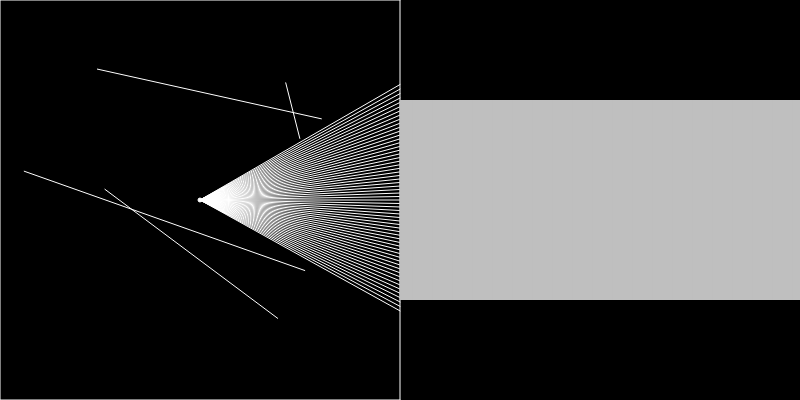
Frame 1 (no input)
Frame 60 (no input): identical to frame 1, image omitted
Frame 120 (the mouse pressed at the canvas centre since frame 60): identical to frame 1, image omitted

The p5.js sketch that drew this single still picture (run headless with seeded random() and noise() and a simulated clock; from frame 60 on, the mouse is pressed at the canvas centre):

// p5.js sketch
// ── sketch.js
let walls=[];
let particle;
const width=800;
const height=400;
const sceneW=width/2;
const sceneH=height;

function setup() {
  createCanvas(width,height);
  wall=new Bound(300,100,300,300);
  // ray= new Ray(100,200);
  for(let i=0; i<4;i++){
    let x1=random(width/2);
    let y1=random(width/2);
    const x2=random(height);
    const y2=random(height);
    walls.push(new Bound(x1,y1,x2,y2));
  }
  walls.push(new Bound(0,0,0,width/2));
  walls.push(new Bound(0,width/2,height,width/2));
  walls.push(new Bound(height,0,0,0));
  walls.push(new Bound(height,width/2,height,0));
  particle= new Particle();
}

function draw() {
  background(0);
  for(let wall of walls){
    wall.show(); 
    }
  
    if(keyIsDown(LEFT_ARROW)){
      particle.rotate(-0.1)
    }
    if(keyIsDown(RIGHT_ARROW)){
      particle.rotate(0.1)
    }
    if(keyIsDown(UP_ARROW)){
      particle.move(2)
    }
  
    if(keyIsDown(DOWN_ARROW)){
      particle.move(-2)
    }



  particle.show();
  const scene=particle.look(walls);
  const w=sceneW/scene.length;
  push()
  translate(sceneW,0)
  for (let i=0;i<scene.length;i++){
    const sq=scene[i]*scene[i];
    const wSq=sceneW*sceneW;
    const b= map(sq,0,wSq,255,0)
    const h=map(scene[i],0,sceneW,sceneH,0)
    noStroke()
    fill(b);  
    rectMode(CENTER);
    rect(i*w+w/2,sceneH/2,w+1,h);
  }
  pop()
  // particle.update(mouseX,mouseY);

}





// ── boundary.js
class Bound{
    constructor(x1,y1,x2,y2){
        this.a=createVector(x1,y1);
        this.b=createVector(x2,y2);
    }

    show(){
        stroke(255);
        line(this.a.x,this.a.y,this.b.x,this.b.y);
    }
}
// ── particle.js
class Particle {
    constructor() {
        this.start = -30;
        this.angle = 60
        this.pos = createVector(width / 4, height / 2);
        this.rays = [];
        this.heading=0;
        for (let a = this.start; a < this.start + this.angle; a += 1) {
            this.rays.push(new Ray(this.pos, radians(a)));
        }
    }

    look(walls) {
        const scene = [];
        for (let i=0;i<this.rays.length;i++) {
            let closest = null;
            let record = Infinity;
            for (let wall of walls) {
                const point = this.rays[i].cast(wall);
                if (point) {
                    let distance = p5.Vector.dist(this.pos, point);
                    const angle =this.rays[i].dir.heading()-this.heading;
                   
                    distance*=cos(angle)
                    if (distance < record) {
                        record = distance;
                        closest = point
                    }
                }
            }
            if (closest) {
                line(this.pos.x, this.pos.y, closest.x, closest.y)
            }
            scene[i]=(record)
        }
        return scene;
    }
    update(x, y) {
        this.pos.x = x%(width/2);
        this.pos.y = y;
    }
    rotate(angle){
        this.heading+=angle;
        let index=0
        for (let a = this.start; a < this.start+this.angle; a += 1) {
            this.rays[index].setAngle(radians(a)+this.heading);
            index++;
        }
    }
    
    move(atm){
        const vel=p5.Vector.fromAngle(this.heading);
        vel.setMag(atm);
        this.pos.add(vel)
    }



    show() {
        fill(255);
        ellipse(this.pos.x, this.pos.y, 4);
        for (let ray of this.rays) {
            ray.show();
        }
    }

}
// ── ray.js
class Ray {
    constructor(pos,angle) {
        this.pos =pos;
        this.dir = p5.Vector.fromAngle(angle)
    }
    lookAt(x, y) {
        this.dir.x = x - this.pos.x;
        this.dir.y = y - this.pos.y;
        this.dir.normalize();
    }
    show() {
        stroke(255);
        // push();
        // // translate(this.pos.x, this.pos.y);
        // pop();
    }

    setAngle(angle){
        this.dir=p5.Vector.fromAngle(angle)
    }
    cast(wall) {
        let x1 = wall.a.x;
        let y1 = wall.a.y;
        let x2 = wall.b.x;
        let y2 = wall.b.y;

        let x3 = this.pos.x;
        let y3 = this.pos.y;
        let x4 = this.pos.x + this.dir.x;
        let y4 = this.pos.y + this.dir.y;

        const den = (x1 - x2) * (y3 - y4) - (y1 - y2) * (x3 - x4);

        if (den === 0) {
            return;
        }
        const t = ((x1 - x3) * (y3 - y4) - (y1 - y3) * (x3 - x4)) / den;
        const u = -((x1 - x2) * (y1 - y3) - (y1 - y2) * (x1 - x3)) / den;
        if (t > 0 && t < 1 && u > 0) {
            return createVector((x1+t*(x2-x1)),(y1+t*(y2-y1)));
            // return true;
        }
        return;
    }

}
